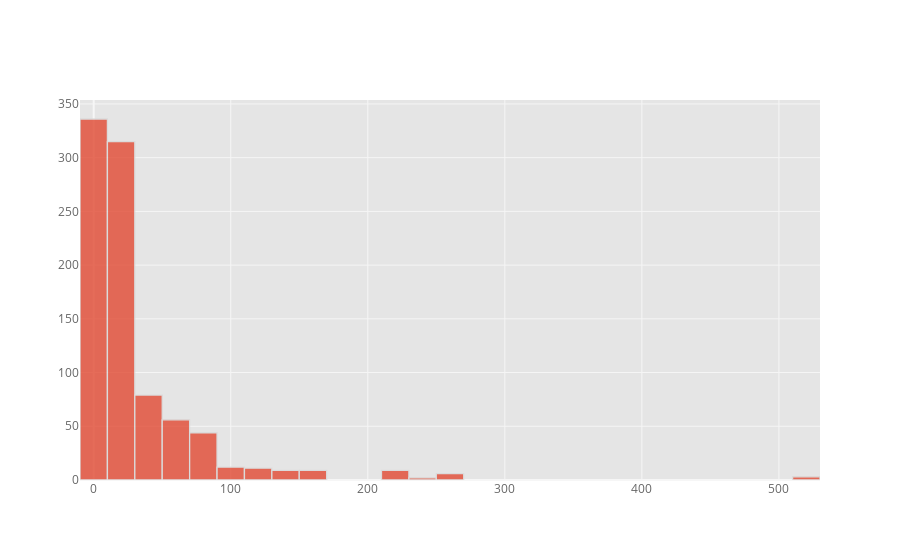

Notebook source saved alongside this figure:
### Code cell
train['Fare'].iplot(kind='hist',bins=50)

### Figure 1 — Plotly figure (JSON) as saved in the notebook; plotly's stock layout.template omitted (floating-point values rounded to 4 significant figures; data arrays with more than 128 entries replaced by an {"elided": "..."} marker saying what was removed)
{"data": [{"histfunc": "count", "histnorm": "", "marker": {"color": "rgba(226, 74, 51, 1.0)", "line": {"color": "#D9D9D9", "width": 1.3}}, "name": "Fare", "nbinsx": 50, "opacity": 0.8, "orientation": "v", "type": "histogram", "x": {"elided": "891 float values"}}], "layout": {"barmode": "overlay", "legend": {"bgcolor": "#FFFFFF", "font": {"color": "#666666"}}, "paper_bgcolor": "#FFFFFF", "plot_bgcolor": "#E5E5E5", "title": {"font": {"color": "#151516"}}, "xaxis": {"gridcolor": "#F6F6F6", "showgrid": true, "tickfont": {"color": "#666666"}, "title": {"font": {"color": "#666666"}, "text": ""}, "zerolinecolor": "#F6F6F6"}, "yaxis": {"gridcolor": "#F6F6F6", "showgrid": true, "tickfont": {"color": "#666666"}, "title": {"font": {"color": "#666666"}, "text": ""}, "zerolinecolor": "#F6F6F6"}}}
